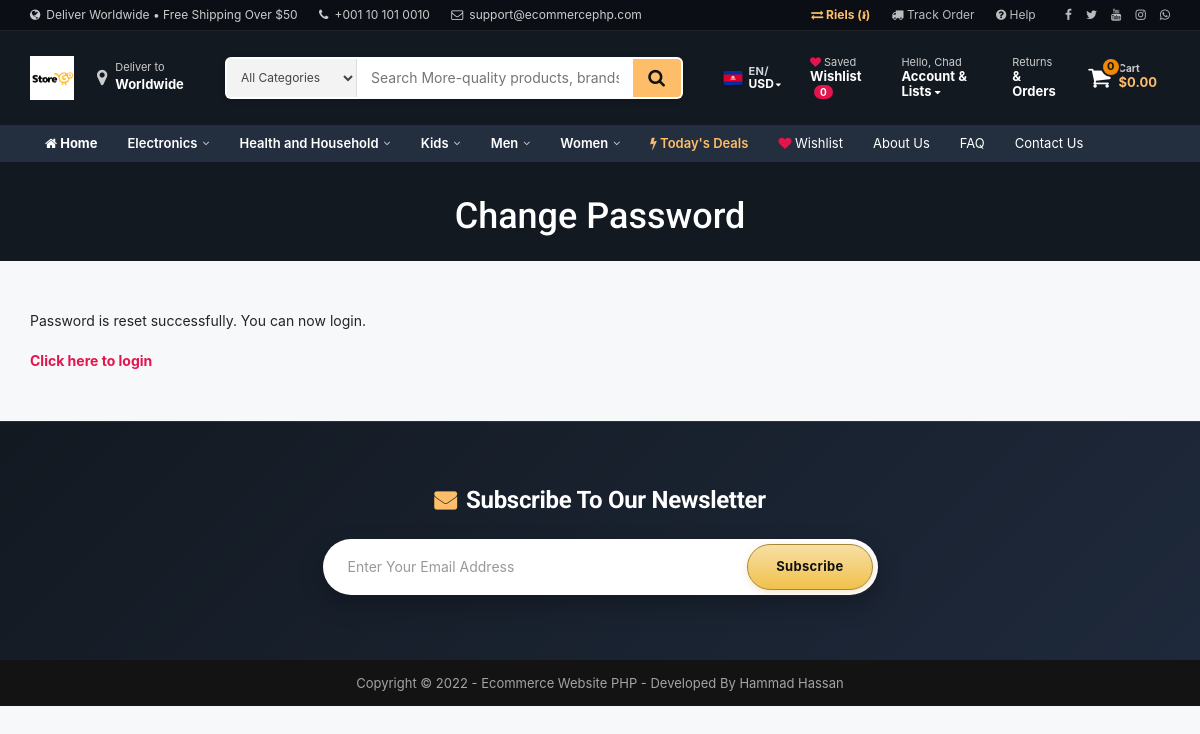
The app's page /reset-password-success.php (signed in) with its own data.
### tables this page shows
CREATE TABLE `tbl_settings` (
    `id` INT NOT NULL AUTO_INCREMENT,
    `logo` VARCHAR(255) NOT NULL,
    `favicon` VARCHAR(255) NOT NULL,

    `footer_about` TEXT NOT NULL,
    `footer_copyright` TEXT NOT NULL,
    `contact_address` TEXT NOT NULL,
    `contact_email` VARCHAR(255) NOT NULL,
    `contact_phone` VARCHAR(255) NOT NULL,
    `contact_fax` VARCHAR(255) NOT NULL,
    `contact_map_iframe` TEXT NOT NULL,

    `receive_email` VARCHAR(255) NOT NULL,
    `receive_email_subject` VARCHAR(255) NOT NULL,
    `receive_email_thank_you_message` TEXT NOT NULL,
    `forget_password_message` TEXT NOT NULL,

    `total_recent_post_footer` INT NOT NULL,
    `total_popular_post_footer` INT NOT NULL,
    `total_recent_post_sidebar` INT NOT NULL,
    `total_popular_post_sidebar` INT NOT NULL,
    `total_featured_product_home` INT NOT NULL,
    `total_latest_product_home` INT NOT NULL,
    `total_popular_product_home` INT NOT NULL,

    `meta_title_home` TEXT NOT NULL,
    `meta_keyword_home` TEXT NOT NULL,
    `meta_description_home` TEXT NOT NULL,

    `banner_login` VARCHAR(255) NOT NULL,
    `banner_registration` VARCHAR(255) NOT NULL,
    `banner_forget_password` VARCHAR(255) NOT NULL,
    `banner_reset_password` VARCHAR(255) NOT NULL,
    `banner_search` VARCHAR(255) NOT NULL,
    `banner_cart` VARCHAR(255) NOT NULL,
    `banner_checkout` VARCHAR(255) NOT NULL,
    `banner_product_category` VARCHAR(255) NOT NULL,
    `banner_blog` VARCHAR(255) NOT NULL,

    `cta_title` VARCHAR(255) NOT NULL,
    `cta_content` TEXT NOT NULL,
    `cta_read_more_text` VARCHAR(255) NOT NULL,
    `cta_read_more_url` VARCHAR(255) NOT NULL,
    `cta_photo` VARCHAR(255) NOT NULL,

    `featured_product_title` VARCHAR(255) NOT NULL,
    `featured_product_subtitle` VARCHAR(255) NOT NULL,
    `latest_product_title` VARCHAR(255) NOT NULL,
    `latest_product_subtitle` VARCHAR(255) NOT NULL,
    `popular_product_title` VARCHAR(255) NOT NULL,
    `popular_product_subtitle` VARCHAR(255) NOT NULL,

    `testimonial_title` VARCHAR(255) NOT NULL,
    `testimonial_subtitle` VARCHAR(255) NOT NULL,
    `testimonial_photo` VARCHAR(255) NOT NULL,

    `blog_title` VARCHAR(255) NOT NULL,
    `blog_subtitle` VARCHAR(255) NOT NULL,
    `newsletter_text` TEXT NOT NULL,

    `paypal_email` VARCHAR(255) NOT NULL,
    `stripe_public_key` VARCHAR(255) NOT NULL,
    `stripe_secret_key` VARCHAR(255) NOT NULL,

    `bank_detail` TEXT NOT NULL,

    `before_head` TEXT NOT NULL,
    `after_body` TEXT NOT NULL,
    `before_body` TEXT NOT NULL,

    `home_service_on_off` TINYINT NOT NULL,
    `home_welcome_on_off` TINYINT NOT NULL,
    `home_featured_product_on_off` TINYINT NOT NULL,
    `home_latest_product_on_off` TINYINT NOT NULL,
    `home_popular_product_on_off` TINYINT NOT NULL,
    `home_testimonial_on_off` TINYINT NOT NULL,
    `home_blog_on_off` TINYINT NOT NULL,
    `newsletter_on_off` TINYINT NOT NULL,

    `ads_above_welcome_on_off` TINYINT NOT NULL,
    `ads_above_featured_product_on_off` TINYINT NOT NULL,
    `ads_above_latest_product_on_off` TINYINT NOT NULL,
    `ads_above_popular_product_on_off` TINYINT NOT NULL,
    `ads_above_testimonial_on_off` TINYINT NOT NULL,
    `ads_category_sidebar_on_off` TINYINT NOT NULL,

    PRIMARY KEY (`id`)
);

CREATE TABLE `tbl_social` (
  `social_id` int(11) NOT NULL,
  `social_name` varchar(30) NOT NULL,
  `social_url` varchar(255) NOT NULL,
  `social_icon` varchar(30) NOT NULL
);

CREATE TABLE `tbl_top_category` (
  `tcat_id` int(11) NOT NULL,
  `tcat_name` varchar(255) NOT NULL,
  `show_on_menu` int(1) NOT NULL
);

CREATE TABLE `tbl_page` (
  `id` int(11) NOT NULL,
  `about_title` varchar(255) NOT NULL,
  `about_content` text NOT NULL,
  `about_banner` varchar(255) NOT NULL,
  `about_meta_title` varchar(255) NOT NULL,
  `about_meta_keyword` text NOT NULL,
  `about_meta_description` text NOT NULL,
  `faq_title` varchar(255) NOT NULL,
  `faq_banner` varchar(255) NOT NULL,
  `faq_meta_title` varchar(255) NOT NULL,
  `faq_meta_keyword` text NOT NULL,
  `faq_meta_description` text NOT NULL,
  `blog_title` varchar(255) NOT NULL,
  `blog_banner` varchar(255) NOT NULL,
  `blog_meta_title` varchar(255) NOT NULL,
  `blog_meta_keyword` text NOT NULL,
  `blog_meta_description` text NOT NULL,
  `contact_title` varchar(255) NOT NULL,
  `contact_banner` varchar(255) NOT NULL,
  `contact_meta_title` varchar(255) NOT NULL,
  `contact_meta_keyword` text NOT NULL,
  `contact_meta_description` text NOT NULL,
  `pgallery_title` varchar(255) NOT NULL,
  `pgallery_banner` varchar(255) NOT NULL,
  `pgallery_meta_title` varchar(255) NOT NULL,
  `pgallery_meta_keyword` text NOT NULL,
  `pgallery_meta_description` text NOT NULL,
  `vgallery_title` varchar(255) NOT NULL,
  `vgallery_banner` varchar(255) NOT NULL,
  `vgallery_meta_title` varchar(255) NOT NULL,
  `vgallery_meta_keyword` text NOT NULL,
  `vgallery_meta_description` text NOT NULL
);

### admin/inc/functions.php (called while the page is built, shortened)
<?php
function get_current_currency() {
	if (!isset($_SESSION['currency']) || !in_array($_SESSION['currency'], ['USD', 'KHR'])) {
		return 'USD';
	}
	return $_SESSION['currency'];
}
function get_current_language() {
	if (!isset($_SESSION['site_lang']) || !in_array($_SESSION['site_lang'], ['EN', 'KH'])) {
		return 'EN';
	}
	return $_SESSION['site_lang'];
}
function format_price($price_in_usd, $with_symbol = true) {
	$price_in_usd = (float)$price_in_usd;
	$curr = get_current_currency();
	if ($curr === 'KHR') {
		$rate = get_usd_to_khr_rate();
		$khr = round($price_in_usd * $rate, -2);
		$formatted = number_format($khr, 0);
		return $with_symbol ? $formatted . ' ៛' : $formatted;
	} else {
		$formatted = number_format($price_in_usd, 2);
		return $with_symbol ? '$' . $formatted : $formatted;
	}
}
    ?>

### reset-password-success.php (the view)
<?php require_once('header.php'); ?>
<?php
$statement = $pdo->prepare("SELECT * FROM tbl_settings WHERE id=1");
$statement->execute();
$result = $statement->fetchAll(PDO::FETCH_ASSOC);
foreach ($result as $row) {
    $banner_forget_password = $row['banner_forget_password'];
}
?>
<div class="page-banner" style="background-color:#444;background-image: url(assets/uploads/<?php echo $banner_forget_password; ?>);">
    <div class="inner">
        <h1><?php echo LANG_VALUE_149; ?></h1>
    </div>
</div>
<div class="page">
    <div class="container">
        <div class="row">
            <div class="col-md-12">
                <div class="user-content">
                    <?php echo LANG_VALUE_146; ?><br><br>
                    <a href="<?php echo BASE_URL; ?>login.php" style="color:#e4144d;font-weight:bold;"><?php echo LANG_VALUE_11; ?></a>
                </div>
            </div>
        </div>
    </div>
</div>
<?php require_once('footer.php'); ?>

### header.php (shortened to what this page needs)
<?php
include("admin/inc/config.php");
include("admin/inc/functions.php");
$statement = $pdo->prepare("SELECT * FROM tbl_settings WHERE id=1");
$statement->execute();
$result = $statement->fetchAll(PDO::FETCH_ASSOC);
foreach ($result as $row)
{
	$logo = $row['logo'];
	$contact_email = $row['contact_email'];
	$contact_phone = $row['contact_phone'];
}
?>
<!DOCTYPE html>
<html lang="en">
<head>
	<link rel="stylesheet" href="assets/css/bootstrap.min.css">
	<link rel="stylesheet" href="assets/css/font-awesome.min.css">
	<link rel="stylesheet" href="assets/css/owl.carousel.min.css">
	<link rel="stylesheet" href="assets/css/owl.theme.default.min.css">
	<link rel="stylesheet" href="assets/css/jquery.bxslider.min.css">
    <link rel="stylesheet" href="assets/css/magnific-popup.css">
    <link rel="stylesheet" href="assets/css/rating.css">
	<link rel="stylesheet" href="assets/css/spacing.css">
	<link rel="stylesheet" href="assets/css/bootstrap-touch-slider.css">
	<link rel="stylesheet" href="assets/css/animate.min.css">
	<link rel="stylesheet" href="assets/css/tree-menu.css">
	<link rel="stylesheet" href="assets/css/select2.min.css">
	<link rel="stylesheet" href="assets/css/main.css">
	<link rel="stylesheet" href="assets/css/responsive.css">
	<link rel="stylesheet" href="assets/css/modern-ecommerce.css?v=<?php echo time(); ?>">
	<?php
	$statement = $pdo->prepare("SELECT * FROM tbl_page WHERE id=1");
	$statement->execute();
	$result = $statement->fetchAll(PDO::FETCH_ASSOC);
		?>
</head>
<body>
<?php
$cart_item_count = 0;
$table_total_price = 0;
$wishlist_count = isset($_SESSION['wishlist']) ? count($_SESSION['wishlist']) : 0;
$stmt_top_cat = $pdo->prepare("SELECT * FROM tbl_top_category ORDER BY tcat_name ASC");
$stmt_top_cat->execute();
$header_top_categories = $stmt_top_cat->fetchAll(PDO::FETCH_ASSOC);
$current_currency = get_current_currency();
$current_lang = get_current_language();
?>
<div class="modern-top-bar">
	<div class="container">
		<div class="row">
			<div class="col-md-7 col-sm-6 col-xs-12">
				<span class="top-item"><i class="fa fa-globe"></i> Deliver Worldwide &bull; Free Shipping Over $50</span>
				<span class="top-item hidden-xs"><i class="fa fa-phone"></i> <?php echo htmlspecialchars($contact_phone); ?></span>
				<span class="top-item hidden-xs hidden-sm"><i class="fa fa-envelope-o"></i> <?php echo htmlspecialchars($contact_email); ?></span>
			</div>
			<div class="col-md-5 col-sm-6 col-xs-12 text-right">
				<span class="top-item">
					<a href="currency-switch.php?currency=<?php echo $current_currency === 'USD' ? 'KHR' : 'USD'; ?>" title="Click to toggle currency (USD / KHR)" style="color: #febd69; font-weight: 700;">
						<i class="fa fa-exchange"></i> <?php echo $current_currency === 'USD' ? 'Riels (៛)' : 'Dollars ($)'; ?>
					</a>
				</span>
				<span class="top-item">
					<a href="customer-order.php"><i class="fa fa-truck"></i> Track Order</a>
				</span>
				<span class="top-item">
					<a href="faq.php"><i class="fa fa-question-circle"></i> Help</a>
				</span>
				<span class="top-item hidden-xs" style="margin-right: 0;">
					<?php
					$statement = $pdo->prepare("SELECT * FROM tbl_social");
					$statement->execute();
					$result = $statement->fetchAll(PDO::FETCH_ASSOC);
					foreach ($result as $row) {
						if (!empty($row['social_url'])) {
							echo '<a href="'.$row['social_url'].'" style="margin-left:8px;" target="_blank"><i class="'.$row['social_icon'].'"></i></a>';
						}
					}
					?>
				</span>
			</div>
		</div>
	</div>
</div>
<header class="modern-header">
	<div class="container">
		<div class="row" style="display: flex; align-items: center; flex-wrap: wrap;">
			<div class="col-md-2 col-sm-4 col-xs-6 logo-area" style="display: flex; align-items: center; gap: 12px;">
				<a href="index.php">
					<img src="assets/uploads/<?php echo $logo; ?>" alt="Store Logo">
				</a>
				<div class="deliver-badge hidden-xs hidden-sm" onclick="window.location.href='checkout.php'">
					<i class="fa fa-map-marker"></i>
					<div>
						<span class="line-1">Deliver to</span>
						<span class="line-2">Worldwide</span>
					</div>
				</div>
			</div>
			<div class="col-md-5 col-sm-8 col-xs-12 search-area" style="margin: 6px 0;">
				<div class="search-form-wrapper">
					<form action="search-result.php" method="get" class="amazon-search-bar">
						<select id="modern-search-category" name="category_id" class="search-cat-select hidden-xs">
							<option value="0">All Categories</option>
						</select>
						<input type="text" id="modern-search-input" name="search_text" class="search-input" placeholder="Search More-quality products, brands..." autocomplete="off">
						<button type="submit" class="search-btn" title="Search">
							<i class="fa fa-search"></i>
						</button>
					</form>
				</div>
			</div>
			<div class="col-md-5 col-sm-12 col-xs-6" style="margin: 6px 0;">
				<div class="header-actions">
					<div class="lang-curr-dropdown-wrapper">
						<div class="lang-curr-trigger" tabindex="0" title="Change Language & Currency">
							<span class="flag-wrapper">
							</span>
							<div class="lang-curr-text">
								<span class="top-line"><?php echo $current_lang; ?>/</span>
								<span class="bottom-line">
									<?php echo $current_currency; ?> <i class="fa fa-caret-down" style="font-size: 9px; margin-left: 2px;"></i>
								</span>
							</div>
						</div>
					</div>
					<a href="wishlist.php" class="nav-action-link" title="My Wishlist">
						<span class="top-line">
							<i class="fa fa-heart" style="color: #e4144d;"></i> Saved
						</span>
						<span class="bottom-line">
							Wishlist <span class="wishlist-counter-bubble"><?php echo $wishlist_count; ?></span>
						</span>
					</a>
					<div class="account-dropdown-wrapper">
						<a href="<?php echo isset($_SESSION['customer']) ? 'customer-profile.php' : 'login.php'; ?>" class="nav-action-link">
							<span class="top-line">
								Hello, <?php
								if (isset($_SESSION['customer'])) {
									$first_name = explode(' ', trim($_SESSION['customer']['cust_name']))[0];
									echo htmlspecialchars($first_name);
								} else {
									echo 'Sign In';
								}
								?>
							</span>
							<span class="bottom-line">
								Account &amp; Lists <i class="fa fa-caret-down" style="font-size: 10px;"></i>
							</span>
						</a>
					</div>
					<a href="<?php echo isset($_SESSION['customer']) ? 'customer-order.php' : 'login.php'; ?>" class="nav-action-link hidden-xs">
						<span class="top-line">Returns</span>
						<span class="bottom-line">&amp; Orders</span>
					</a>
					<a href="cart.php" class="cart-action-link" title="Shopping Cart">
						<div class="cart-icon-wrapper">
							<i class="fa fa-shopping-cart"></i>
							<span class="cart-counter-bubble"><?php echo $cart_item_count; ?></span>
						</div>
						<div class="cart-total-text">
							<span class="top-line" style="display: block; font-size: 10px; color: #ccc; line-height: 1;">Cart</span>
							<?php echo format_price($table_total_price); ?>
						</div>
					</a>
				</div>
			</div>
		</div>
	</div>
</header>
<nav class="modern-subnav">
	<div class="container">
		<div class="row">
			<div class="col-md-12">
				<ul>
					<li class="all-btn">
						<a href="index.php"><i class="fa fa-home"></i> Home</a>
					</li>
					<?php foreach (array_slice($header_top_categories, 0, 5) as $top_c): ?>
						<li class="nav-mega-item">
							<a href="product-category.php?id=<?php echo $top_c['tcat_id']; ?>&type=top-category">
								<?php echo htmlspecialchars($top_c['tcat_name']); ?> <i class="fa fa-angle-down nav-caret"></i>
							</a>
						</li>
					<?php endforeach; ?>
					<li class="highlight">
						<a href="search-result.php?search_text="><i class="fa fa-bolt" style="color:#febd69;"></i> Today's Deals</a>
					</li>
					<li>
						<a href="wishlist.php"><i class="fa fa-heart" style="color:#e4144d;"></i> Wishlist</a>
					</li>
					<?php
					$statement = $pdo->prepare("SELECT * FROM tbl_page WHERE id=1");
					$statement->execute();
					$result = $statement->fetchAll(PDO::FETCH_ASSOC);
					foreach ($result as $row) {
						$about_title = $row['about_title'];
						$faq_title = $row['faq_title'];
						$contact_title = $row['contact_title'];
					}
					?>
					<li><a href="about.php"><?php echo $about_title; ?></a></li>
					<li><a href="faq.php"><?php echo $faq_title; ?></a></li>
					<li><a href="contact.php"><?php echo $contact_title; ?></a></li>
				</ul>
			</div>
		</div>
	</div>
</nav>

### footer.php (shortened to what this page needs)
<?php
$statement = $pdo->prepare("SELECT * FROM tbl_settings WHERE id=1");
$statement->execute();
$result = $statement->fetchAll(PDO::FETCH_ASSOC);
foreach ($result as $row)
{
	$footer_copyright = $row['footer_copyright'];
    $newsletter_on_off = $row['newsletter_on_off'];
}
?>
<?php if($newsletter_on_off == 1): ?>
<section class="home-newsletter">
	<div class="container">
		<div class="row">
			<div class="col-md-6 col-md-offset-3">
				<div class="single">
				<form action="" method="post">
					<h2><?php echo LANG_VALUE_93; ?></h2>
					<div class="input-group">
			        	<input type="email" class="form-control" placeholder="<?php echo LANG_VALUE_95; ?>" name="email_subscribe">
			         	<span class="input-group-btn">
			         	<button class="btn btn-theme" type="submit" name="form_subscribe"><?php echo LANG_VALUE_92; ?></button>
			         	</span>
			        </div>
				</div>
			</div>
		</div>
	</div>
</section>
<?php endif; ?>
<div class="footer-bottom">
	<div class="container">
		<div class="row">
			<div class="col-md-12 copyright">
				<?php echo $footer_copyright; ?>
			</div>
		</div>
	</div>
</div>
</body>
</html>

### records on screen
tbl_settings: contact_phone "+001 10 101 0010", contact_email "support@ecommercephp.com", logo (picture), banner_forget_password (picture), footer_copyright "Copyright © 2022 - Ecommerce Website PHP - Developed By Hammad Hassan"
tbl_top_category: tcat_name "Electronics"
tbl_top_category: tcat_name "Health and Household"
tbl_top_category: tcat_name "Kids"
tbl_top_category: tcat_name "Men"
tbl_top_category: tcat_name "Women"
tbl_page: about_title "About Us", faq_title "FAQ", contact_title "Contact Us"

### other values on screen
$current_lang "EN"
$current_currency "USD"
$wishlist_count "0"
$first_name "Chad"
$cart_item_count "0"
format_price($table_total_price) "$0.00"
LANG_VALUE_149 "Change Password"
LANG_VALUE_146 "Password is reset successfully. You can now login."
LANG_VALUE_11 "Click here to login"
LANG_VALUE_93 "Subscribe To Our Newsletter"
LANG_VALUE_92 "Subscribe"
